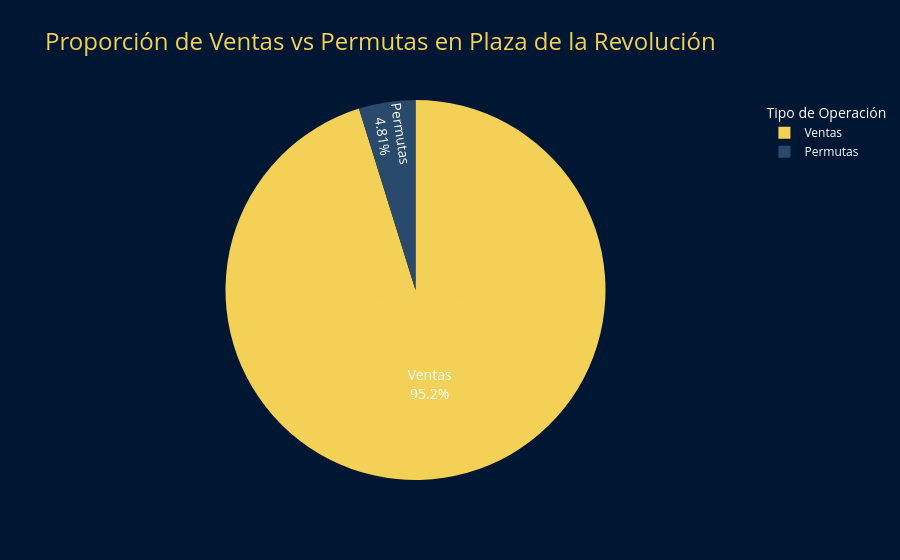
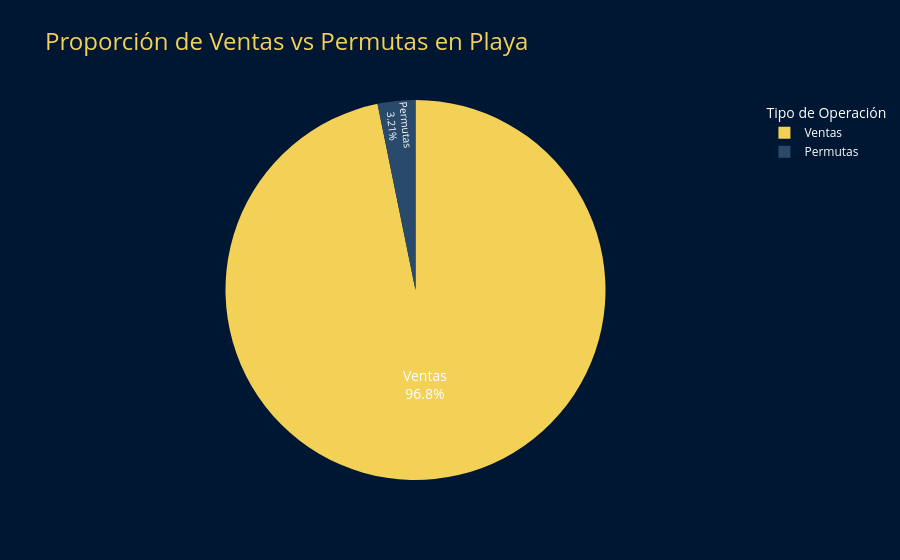
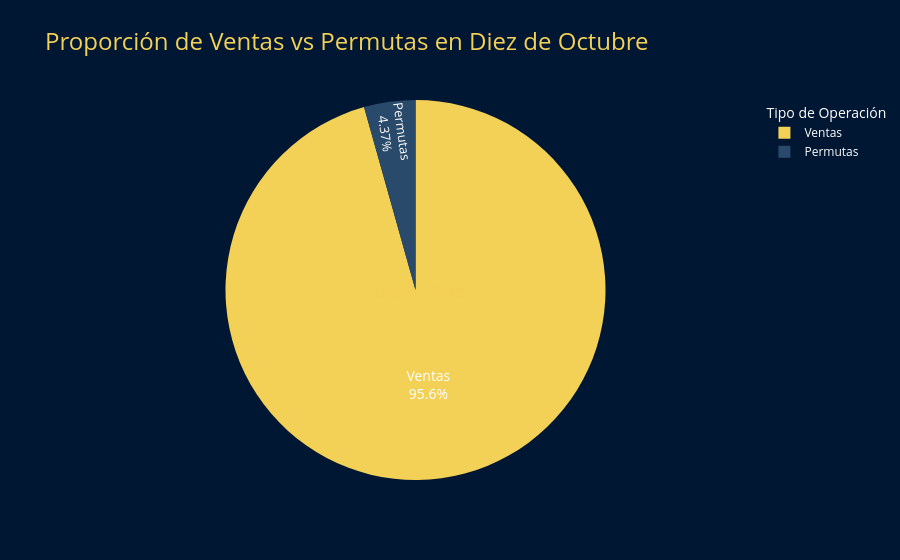
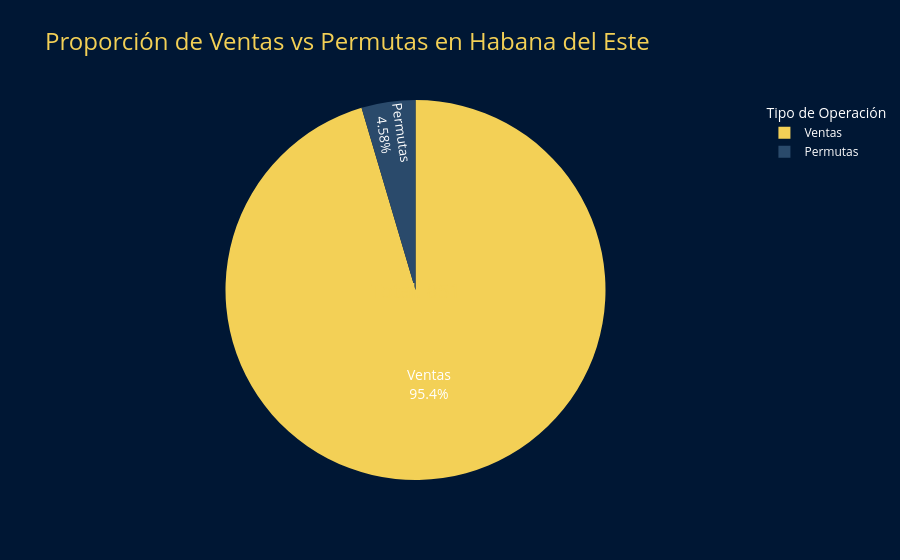

The notebook cell these images were saved under, in order:
### Code cell
def proporcion_ventas_permutas(ventas_df: pd.DataFrame, permutas_df: pd.DataFrame):

    COLOR_VENTAS = "#F3D056"  
    COLOR_PERMUTAS = "#2A4A6B"  
    COLOR_FONDO = "#001734" 
    
    NORMALIZACION_MUNICIPIOS = {
        "Plaza": "Plaza de la Revolución",
        "Habana Vieja": "La Habana Vieja"
    }
    
    ventas = ventas_df.copy()
    permutas = permutas_df.copy()
    
    ventas["Tipo"] = "Ventas"
    permutas["Tipo"] = "Permutas"
    
    combinado = pd.concat([ventas, permutas], ignore_index=True)
    
    combinado["Municipio"] = combinado["Municipio"].replace(NORMALIZACION_MUNICIPIOS)
    
    municipios = combinado["Municipio"].unique()
    figuras = []
    
    for municipio in municipios:
        df_municipio = combinado[combinado["Municipio"] == municipio]
        
        if df_municipio.empty:
            continue
        
        conteo_tipos = df_municipio["Tipo"].value_counts().reset_index()
        conteo_tipos.columns = ["Tipo", "Cantidad"]
        
        total = conteo_tipos["Cantidad"].sum()
        conteo_tipos["Porcentaje"] = conteo_tipos["Cantidad"] / total * 100
        
        fig = px.pie(
            conteo_tipos,
            names="Tipo",
            values="Cantidad",
            title=f"Proporción de Ventas vs Permutas en {municipio}",
            color="Tipo",
            color_discrete_map={
                "Ventas": COLOR_VENTAS,
                "Permutas": COLOR_PERMUTAS
            }
        )

        fig.update_layout(
            template="plotly_dark",
            plot_bgcolor=COLOR_FONDO,
            paper_bgcolor=COLOR_FONDO,
            font=dict(color="white"),
            title_font=dict(size=24, color=COLOR_VENTAS),
            legend_title_text="Tipo de Operación",
            annotations=[dict(
                text=f"Total: {total}",
                x=0.5, y=0.5,
                font_size=20,
                showarrow=False,
                font_color=COLOR_VENTAS
            )]
        )
        
        fig.update_traces(
            textinfo="percent+label",
            textposition="inside",
            textfont=dict(color="white", size=14),
            hovertemplate="<b>%{label}</b><br>%{value} anuncios (%{percent})"
        )
        
        figuras.append(fig)
    
    return figuras

figuras = proporcion_ventas_permutas(processed_ventas_df, processed_permutas_df)
for fig in figuras:
    fig.show()

### Figure 1 — Plotly figure (JSON) as saved in the notebook; plotly's stock layout.template omitted (floating-point values rounded to 4 significant figures)
{"data": [{"customdata": [["Ventas"], ["Permutas"]], "domain": {"x": [0, 1], "y": [0, 1]}, "hovertemplate": "<b>%{label}</b><br>%{value} anuncios (%{percent})", "labels": ["Ventas", "Permutas"], "legendgroup": "", "marker": {"colors": ["#F3D056", "#2A4A6B"]}, "name": "", "showlegend": true, "textfont": {"color": "white", "size": 14}, "textinfo": "percent+label", "textposition": "inside", "type": "pie", "values": [1899, 96]}], "layout": {"annotations": [{"font": {"color": "#F3D056", "size": 20}, "showarrow": false, "text": "Total: 1995", "x": 0.5, "y": 0.5}], "font": {"color": "white"}, "legend": {"title": {"text": "Tipo de Operación"}, "tracegroupgap": 0}, "paper_bgcolor": "#001734", "plot_bgcolor": "#001734", "title": {"font": {"color": "#F3D056", "size": 24}, "text": "Proporción de Ventas vs Permutas en Plaza de la Revolución"}}}

### Figure 2 — Plotly figure (JSON) as saved in the notebook; plotly's stock layout.template omitted (floating-point values rounded to 4 significant figures)
{"data": [{"customdata": [["Ventas"], ["Permutas"]], "domain": {"x": [0, 1], "y": [0, 1]}, "hovertemplate": "<b>%{label}</b><br>%{value} anuncios (%{percent})", "labels": ["Ventas", "Permutas"], "legendgroup": "", "marker": {"colors": ["#F3D056", "#2A4A6B"]}, "name": "", "showlegend": true, "textfont": {"color": "white", "size": 14}, "textinfo": "percent+label", "textposition": "inside", "type": "pie", "values": [1963, 65]}], "layout": {"annotations": [{"font": {"color": "#F3D056", "size": 20}, "showarrow": false, "text": "Total: 2028", "x": 0.5, "y": 0.5}], "font": {"color": "white"}, "legend": {"title": {"text": "Tipo de Operación"}, "tracegroupgap": 0}, "paper_bgcolor": "#001734", "plot_bgcolor": "#001734", "title": {"font": {"color": "#F3D056", "size": 24}, "text": "Proporción de Ventas vs Permutas en Playa"}}}

### Figure 3 — Plotly figure (JSON) as saved in the notebook; plotly's stock layout.template omitted (floating-point values rounded to 4 significant figures)
{"data": [{"customdata": [["Ventas"], ["Permutas"]], "domain": {"x": [0, 1], "y": [0, 1]}, "hovertemplate": "<b>%{label}</b><br>%{value} anuncios (%{percent})", "labels": ["Ventas", "Permutas"], "legendgroup": "", "marker": {"colors": ["#F3D056", "#2A4A6B"]}, "name": "", "showlegend": true, "textfont": {"color": "white", "size": 14}, "textinfo": "percent+label", "textposition": "inside", "type": "pie", "values": [1621, 74]}], "layout": {"annotations": [{"font": {"color": "#F3D056", "size": 20}, "showarrow": false, "text": "Total: 1695", "x": 0.5, "y": 0.5}], "font": {"color": "white"}, "legend": {"title": {"text": "Tipo de Operación"}, "tracegroupgap": 0}, "paper_bgcolor": "#001734", "plot_bgcolor": "#001734", "title": {"font": {"color": "#F3D056", "size": 24}, "text": "Proporción de Ventas vs Permutas en Diez de Octubre"}}}

### Figure 4 — Plotly figure (JSON) as saved in the notebook; plotly's stock layout.template omitted (floating-point values rounded to 4 significant figures)
{"data": [{"customdata": [["Ventas"], ["Permutas"]], "domain": {"x": [0, 1], "y": [0, 1]}, "hovertemplate": "<b>%{label}</b><br>%{value} anuncios (%{percent})", "labels": ["Ventas", "Permutas"], "legendgroup": "", "marker": {"colors": ["#F3D056", "#2A4A6B"]}, "name": "", "showlegend": true, "textfont": {"color": "white", "size": 14}, "textinfo": "percent+label", "textposition": "inside", "type": "pie", "values": [812, 39]}], "layout": {"annotations": [{"font": {"color": "#F3D056", "size": 20}, "showarrow": false, "text": "Total: 851", "x": 0.5, "y": 0.5}], "font": {"color": "white"}, "legend": {"title": {"text": "Tipo de Operación"}, "tracegroupgap": 0}, "paper_bgcolor": "#001734", "plot_bgcolor": "#001734", "title": {"font": {"color": "#F3D056", "size": 24}, "text": "Proporción de Ventas vs Permutas en Habana del Este"}}}
